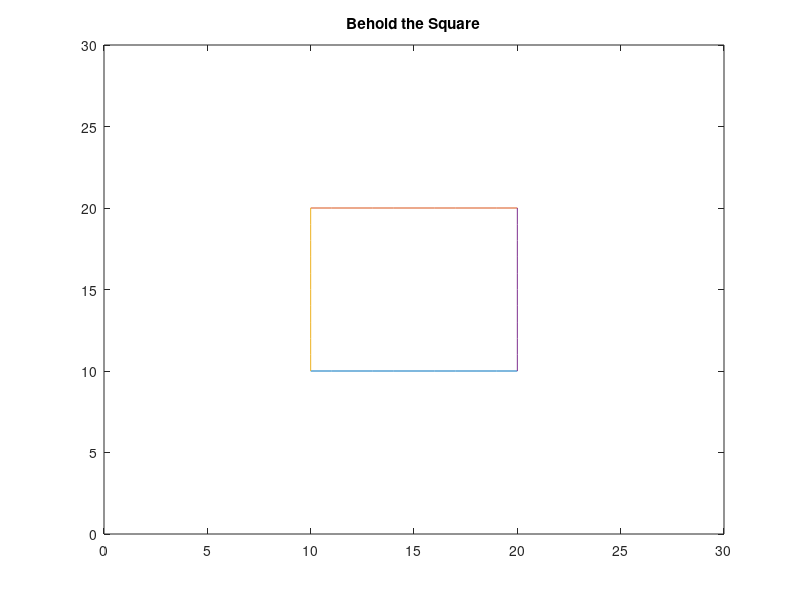
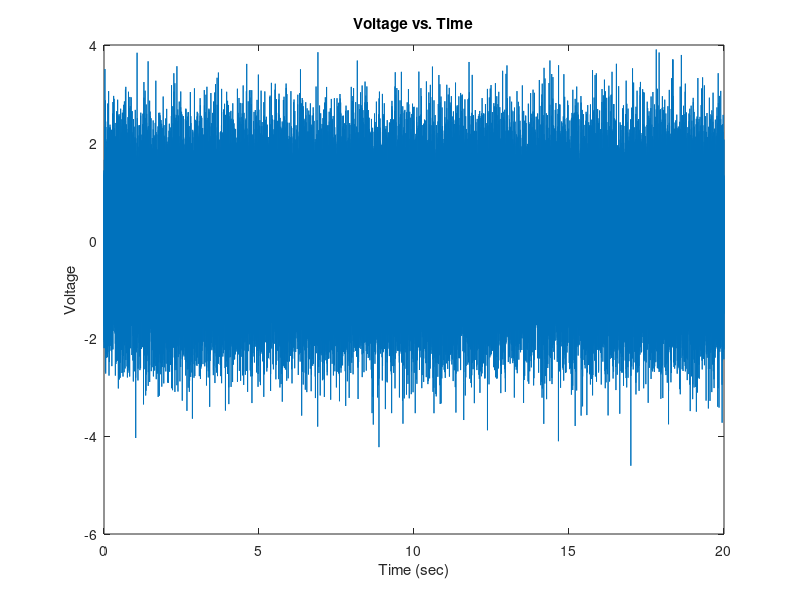

Reproduce these figures in MATLAB, in order. (Note: this script raises an error after producing the figures.)
%% Q1.
%Generate 3 vectors
vector1 = 1:100;
vector2 = 1:1000;
vector3 = ceil(rand(1,100)*10);

% find indices where vector is b/t 5 and 10 (inclusive) or greater than 20
v1Indices = find(vector1>=5 & vector1<=10 | vector1 >20);   
v2Indices = find(vector2>=5 & vector2<=10 | vector2 >20);   
v3Indices = find(vector3>=5 & vector3<=10 | vector3 >20);   
%% Q2. 
x = 10:20;
y = 10*(ones(1,11));
figure
plot(x,y)
xlim([0, 30]);
ylim([0,30]);
hold on

x2 = 10:20;
y2 = 20*(ones(1,11));
plot(x2,y2);

x3 = 10*(ones(1,11));
y3 = 10:20;
plot(x3, y3);

x4 = 20*(ones(1,11));
y4 = 10:20;
plot(x4,y4);
title('Behold the Square')

%% Q3.
lengthOfVector = 100000;
V1 = randn(1, lengthOfVector);
recordingFreq = 5000;               % recording freq in Hz
timePerSample = 1/5000;             % time it takes to record each sample
lengthOfRecording = lengthOfVector/recordingFreq;     % total length of recording in seconds
xAxis = 0:timePerSample:lengthOfRecording;            % make the x axis for plot in seconds
xAxis = xAxis(2:end);                                 % remove index 1, aka time t=0

figure
plot(xAxis, V1)
xlabel('Time (sec)')
ylabel('Voltage')
title('Voltage vs. Time')

%% Q4. 
V1 = normrnd(10, 1, 1, 10000);
V2 = normrnd(12, 2, 1, 10000);
binCenters = 0:0.5:20;

figure
histogram(V1, binCenters)
hold on
histogram(V2, binCenters)

xlabel('Overwatch Rank')
ylabel('Cortisol Level')
title('Stress Levels vs. Overwatch Rank')

%% Q5. 
figure
plotMyLine(1,2,'red')

%% Q6. 
figure
hold on
for i = -100:100
    plotMyLine(i, 2, 'red')
end

%% Q7. TODO
vector1 = 1:100;
vector2 = 1:1000;
vector3 = ceil(rand(1,100)*10);

getIndicesOfDivisibleBy7(vector1)
getIndicesOfDivisibleBy7(vector2)
getIndicesOfDivisibleBy7(vector3)

%% Q8.
vector1 = 1:100;
vector2 = 1:1000;
vector3 = ceil(rand(1,100)*10);

getThirdLargestValue(vector1)
getThirdLargestValue(vector2)
getThirdLargestValue(vector3)